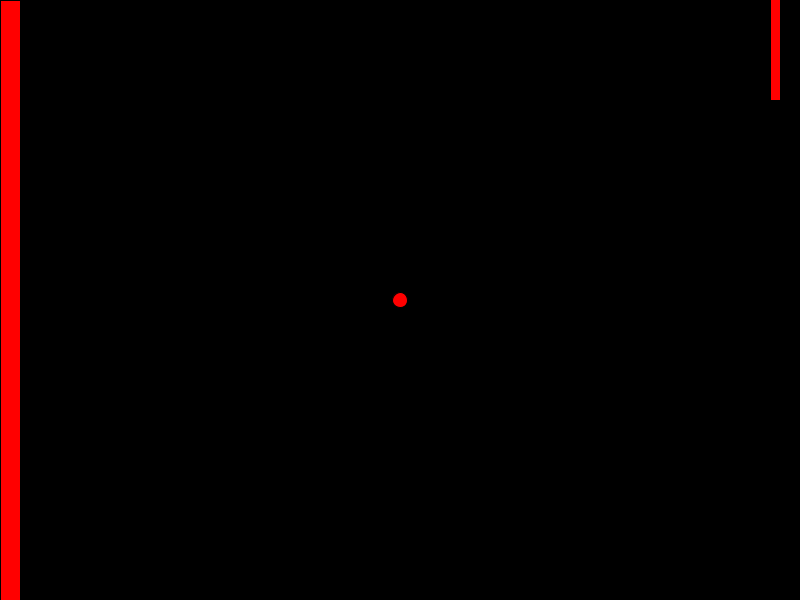
Frame 1 (no input)
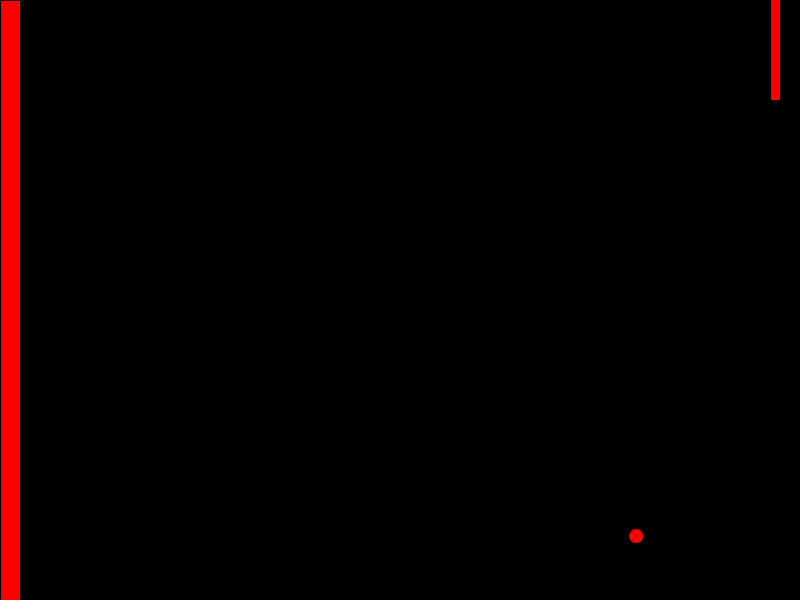
Frame 60 (the mouse pressed at the canvas centre just before this capture)
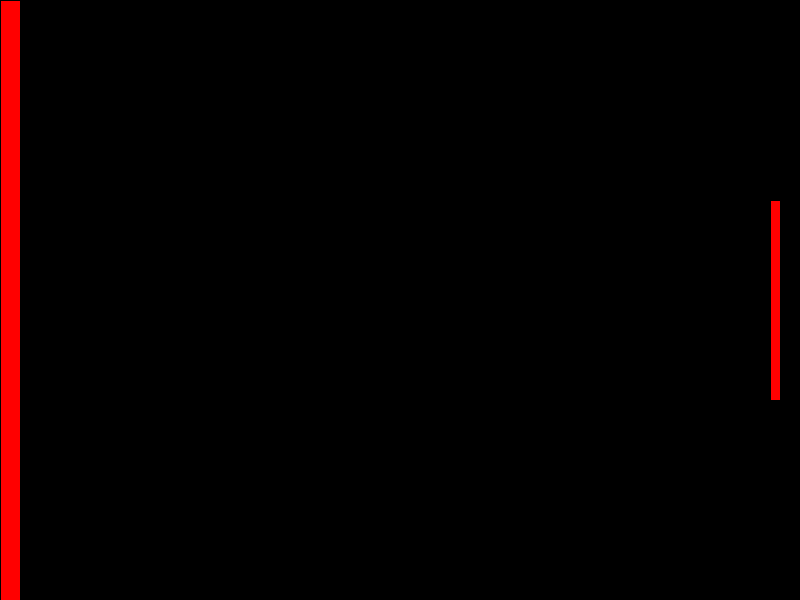
Frame 120 (the mouse held since frame 60 and released just before this capture)

The Processing sketch that drew these frames (run headless with seeded random() and noise(); from frame 60 on, the mouse is pressed at the canvas centre):

// Processing sketch: Pong
// ── Pong.pde

void setup() {
  size(800,600);
  fill(255,0, 0);
  
  reset();
}

void reset() {
  x = width/2;
  y = height/2;
  speedX = 4;
  speedY = 4;
  
  score();
}

void draw() { 
  background(0);
  
  ellipse(x, y, 15, 15);

  rect(0, 0, 20, height);
  rect(width-30, mouseY-rectSize/2, 10, rectSize);

  x += speedX;
  y += speedY;

  // if ball hits movable bar, invert X direction
  if ( x > width-30 && x < width -20 && y > mouseY-rectSize/2 && y < mouseY+rectSize/2 ) {
    speedX = speedX * -1;
  } 

  // if ball hits left wall, speed increases by 10%
  if (x < 25) {
    speedX *= -1.1;
    speedY *= 1.1;
    x += speedX;
  }

  //If ball hits top, change direction of speedY   
  if ( y > height) {
    speedY *= -1;
  }
  //If ball hits bottom, change direction of speedY
  if (y < 0 ) {
    speedY *= -1;
  }
  
  //Pressing R resets stage
  if ((keyPressed == true) && ((key == 'r') || (key == 'R'))) {
       reset();
  }
}
   
   void score() {
    
    if (x < 25) {
      n += 1;
    }
    if ( x > width-30 && x < width -20 && y > mouseY-rectSize/2 && y < mouseY+rectSize/2 ){
      n +=1;
    }
    
}

// ── Ball.pde

float x, y, speedX, speedY;
int rectSize = 200;
int n = 1;
